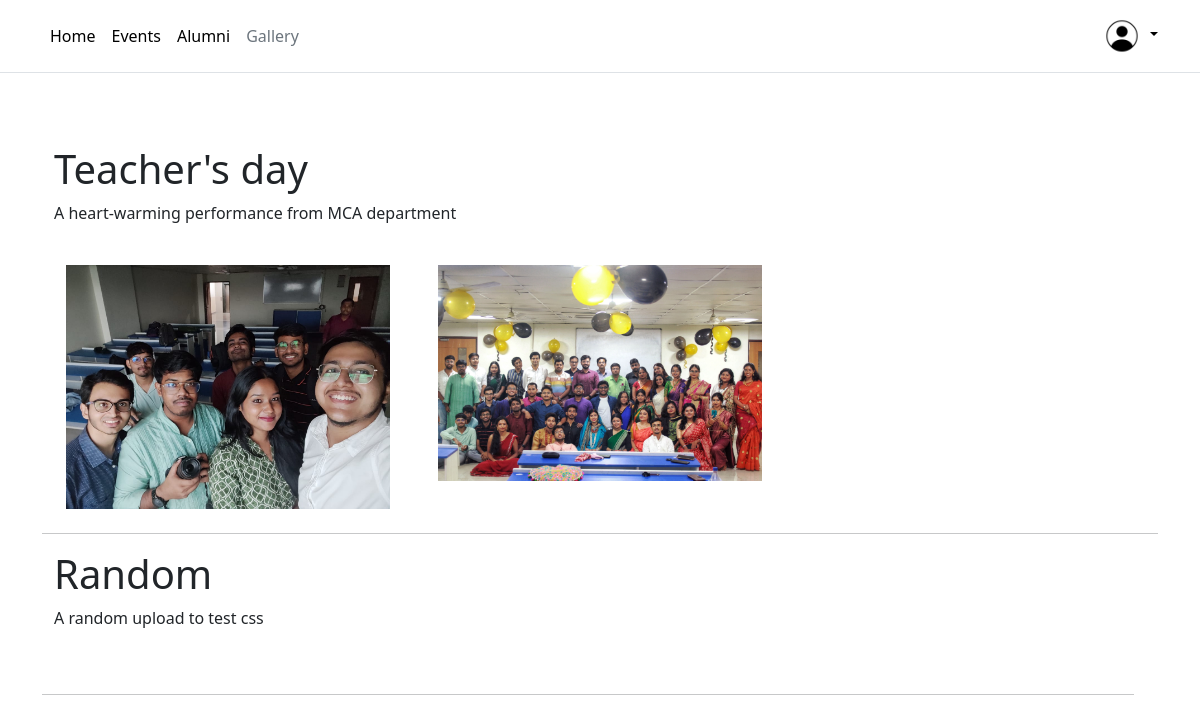
/gallery.php, run on the app's committed database.
### tables this page shows
CREATE TABLE `gallery` (
  `id` int(255) NOT NULL,
  `title` text NOT NULL,
  `p1` varchar(255) NOT NULL,
  `p2` varchar(255) NOT NULL,
  `p3` varchar(255) NOT NULL,
  `p4` varchar(255) NOT NULL,
  `p5` varchar(255) NOT NULL,
  `des` text NOT NULL
);

### gallery.php (the view, shortened to what this page needs)
<?php
$mysqli = require __DIR__ . '/database.php';
if (isset($_SESSION["user_id"])) {
    $sql = "select * from user where id={$_SESSION["user_id"]}";
    $result = mysqli_query($mysqli, $sql);
    $user = $result->fetch_assoc();
    $imgadd = "upload/" . $user["pic"];
} else {
    $imgadd = "images/user.jpg";
}
?>
<html lang="en">
<head>
    <link href="https://cdn.jsdelivr.net/npm/bootstrap@5.3.2/dist/css/bootstrap.min.css" rel="stylesheet">
</head>
<body>
    <header class="p-3  border-bottom">
        <div class="container">
            <div class="d-flex flex-wrap align-items-center justify-content-center justify-content-lg-start">
                <ul class="nav col-12 col-lg-auto me-lg-auto mb-2 justify-content-center mb-md-0">
                    <li><a href="home.php" class="nav-link px-2 link-body-emphasis">Home</a></li>
                    <li><a href="events.php" class="nav-link px-2 link-body-emphasis">Events</a></li>
                    <li><a href="alumni.php" class="nav-link px-2 link-body-emphasis">Alumni</a></li>
                    <li><a href="gallery.php" class="nav-link px-2 link-secondary">Gallery</a></li>
                </ul>
                <div class="dropdown ">
                    <a href="#" class="d-block link-body-emphasis text-decoration-none dropdown-toggle" data-bs-toggle="dropdown" aria-expanded="false">
                        <img src="<?= $imgadd ?>" alt="mdo" width="40" height="40" class="rounded-circle">
                    </a>
                </div>
            </div>
        </div>
    </header>
    <main>
        <div class="container p-4">
        </div>
        <div class="container col p-4">
            <?php
            $s1="select * from gallery";
            $r1=$mysqli->query($s1);
            while($row1 = $r1->fetch_assoc()) {
            ?>
                <h1 class="display-6"><?=$row1['title']?></h1>
                <div class="row">
                    <p><?=$row1['des']?></p>
                </div>
                <div class="row">
                <?php
                    foreach($row1 as $key => $value) {
                        if(empty($value)) {
                            unset($row1[$key]);
                        }
                    }
                    $arr=array_slice($row1,2,sizeof($row1)-3);
                    foreach ($arr as $key=>$value) {
                        $dest="gallery-upload/".$value;
                ?>
                    <div class="col p-4">
                        <img class="img-fluid img-responsivene" src="<?=$dest?>" alt="">
                    </div>
                <?php
                    }
                ?>
                <hr class="hr" />
            <?php
            }
            ?>
        </div>
    </main>
</body>
</html>

### data on the page
gallery: title "Teacher's day", des "A heart-warming performance from MCA department", p2 (picture), p3 (picture)
gallery: title "Random", des "A random upload to test css"
